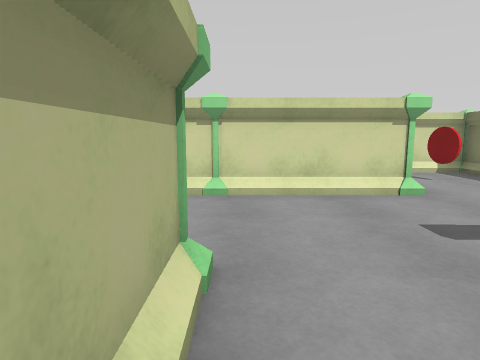
view 1 (above)

19 first-person views from a walk through a scene from a Unity 3-D project. The camera is 1.2 m above the floor, tilts 8° down and sees 75° across. The floor is counted in squares, 1 m on a side. Each view is taken from the middle of a square. On the plan, view 1 faces up. The plan holds only what a view shows up to about 13 squares ahead; the rest is blank. The place goes on beyond the plan. The player is left out.

view 2
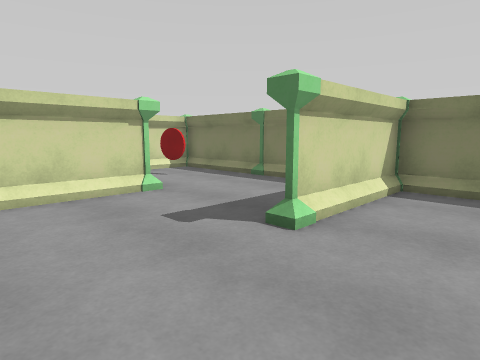

view 3
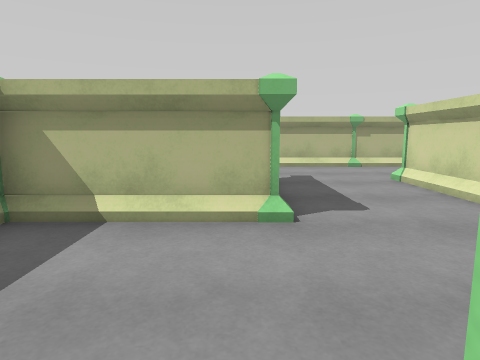

view 4
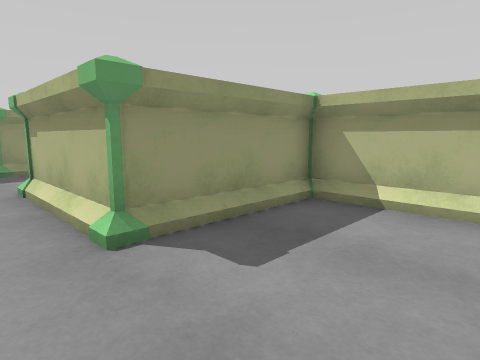

view 5
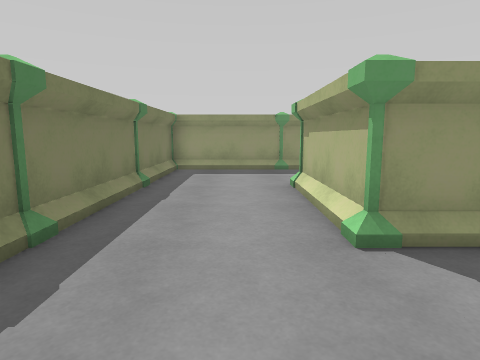

view 6
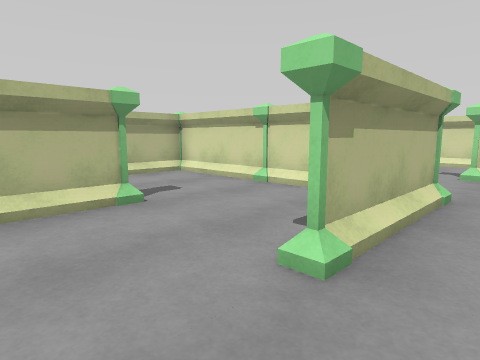

view 7
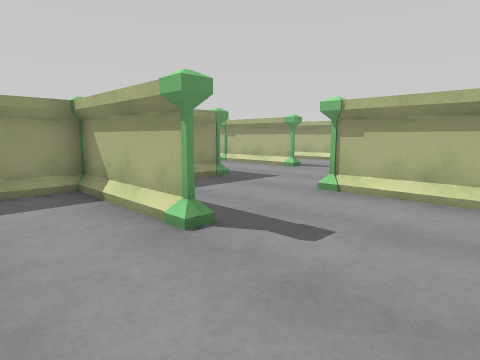

view 8
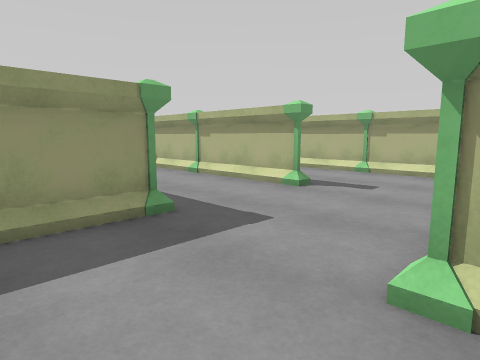

view 9
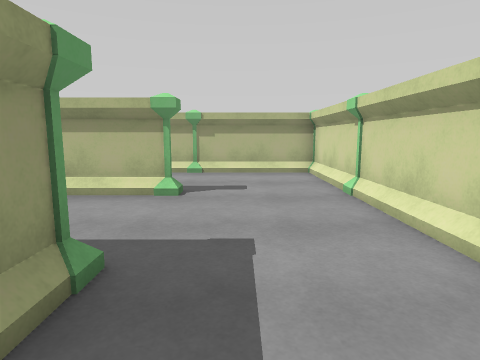

view 10
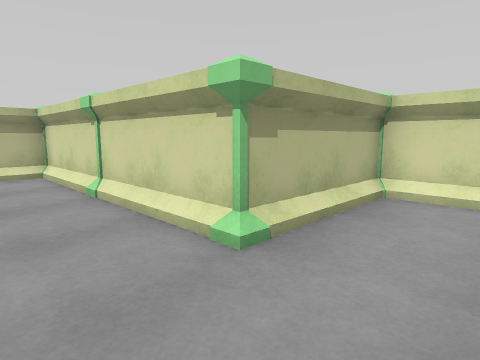

view 11
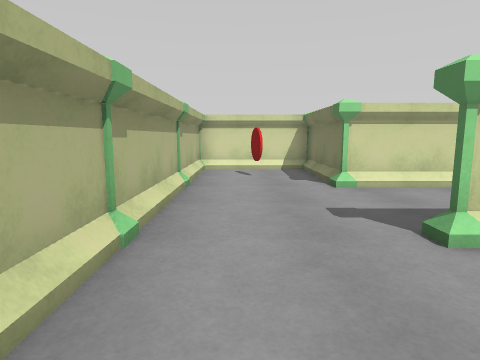

view 12
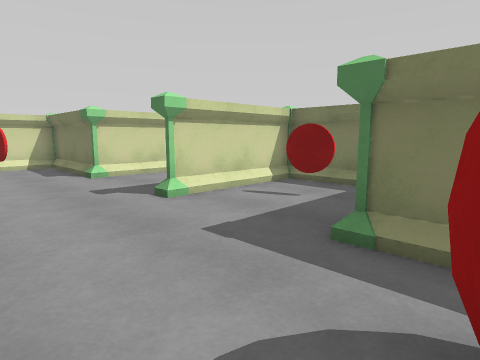

view 13
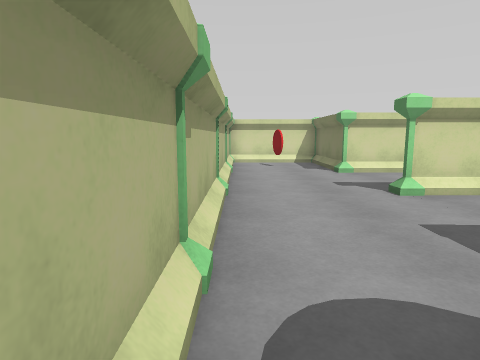

view 14
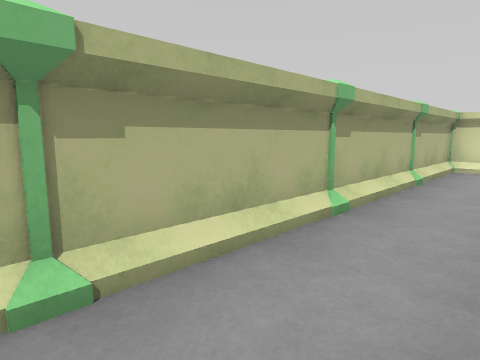

view 15
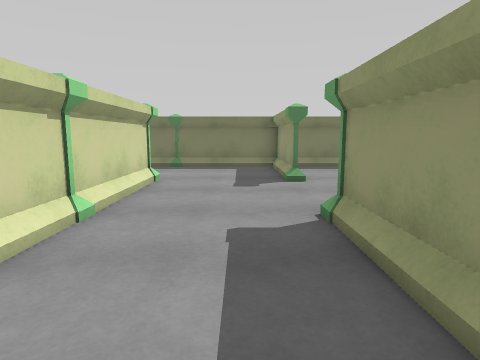

view 16
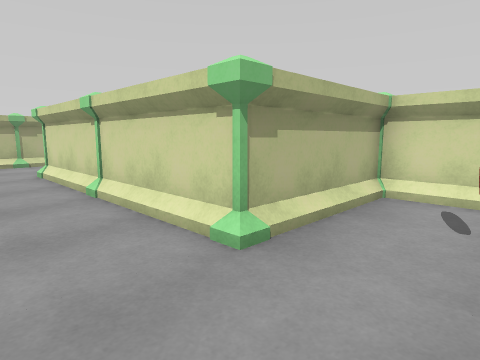

view 17
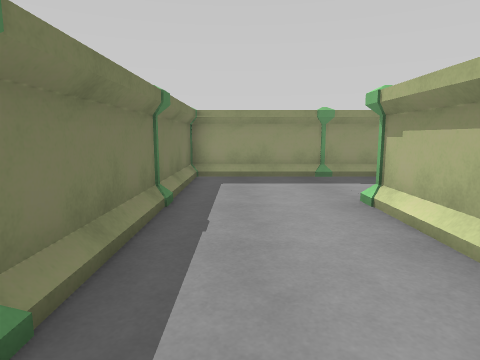

view 18
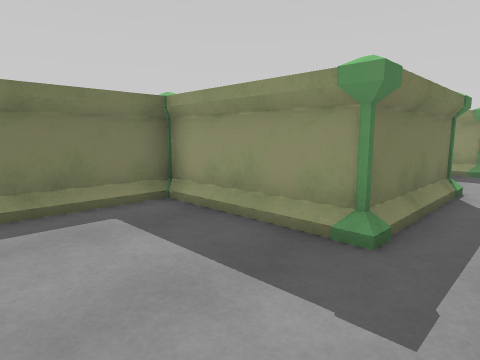

view 19
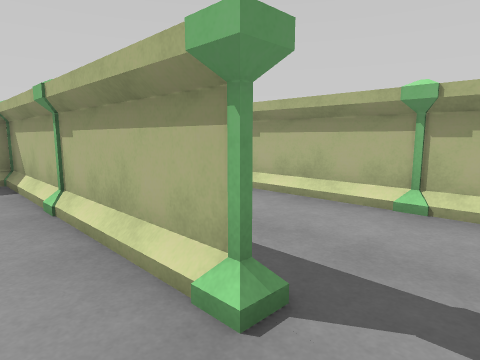

### Floor plan
Points are (right, up) in squares from view 1. A wall is a line through its corners. A room is listed if a view was taken in it or the views show most of it. See-through windows are left out.
Room 1 (views 1, 2, 3, 4, 5, 6, 7, 8, 9, 10, 11, 12, 13, 14, 15, 16, 17, 18, 19)
walls: (-2.4, -0.1) (-2.6, 1); (-4.5, -2.6) (-4.5, -1.5) (-4.5, -5.5) (-11.5, -5.5); (-0.5, 0.4) (-0.5, 2.5) (-3.6, 2.5); (0.9, -1.5) (-3.5, -1.5); (-0.5, -5.5) (-0.5, -9.5); (-3.2, 2.5) (-0.5, 2.5) (-0.5, -1.5) (3.5, -1.5) (3.5, -5.5); (-0.5, -8.5) (-0.5, -6.6); (-4.5, 7.4) (-4.5, 10.5) (-7.5, 10.5); (-8.5, -9.5) (-8.5, -13.5); (7.5, 2.5) (4.4, 2.5) (7.4, 2.5); (-4.5, -12.5) (-4.5, -9.5) (7.5, -9.5) (7.5, 10.5) (4.5, 10.5); (-6.4, 7.9) (-6.6, 9); (-12.5, -6.5) (-12.5, -13.1); (5.6, 8) (5.4, 9); (3.5, 10.5) (3.5, 6.5) (-4.5, 6.5); (-8.5, 10.5) (-8.5, -3.5)
ways out: opening at (-12, -6)
objects: pillar (-12, -9); pillar (-9, -9) to (-8, -9); pillar (-8, -13); pillar (-8, -5); pillar (-8, -1); pillar (-8, 3); pillar (-8, 7); ball (-7, -4) to (-6, -3); pillar (-5, -9) to (-4, -9); pillar (-5, -1) to (-4, -1); pillar (-5, 2) to (-4, 3); pillar (-5, 6) to (-4, 7); pillar (-4, -5); pillar (-1, -5) to (0, -5); pillar (0, -9); pillar (0, -1); pillar (0, 3); pillar (3, -6) to (4, -5); pillar (3, 2) to (4, 3); pillar (4, -9); pillar (4, -1); pillar (4, 7)

Positions as (right, up) in squares from view 1, and headings:
1: (0, 0), facing up
2: (0, 0), facing up-right
3: (4, 2), facing left
4: (5, 2), facing down-left
5: (5, 2), facing down
6: (5, -8), facing up-left
7: (2, -2), facing down-left
8: (-2, -5), facing down-left
9: (-2, -8), facing left
10: (-2, -8), facing up-left
11: (-7, -1), facing up
12: (-8, -3), facing up-right
13: (-8, -4), facing up
14: (-6, -2), facing up-left
15: (-5, 4), facing right
16: (6, 4), facing up-left
17: (6, 0), facing down
18: (-6, -6), facing down-right
19: (-7, -8), facing down-left
